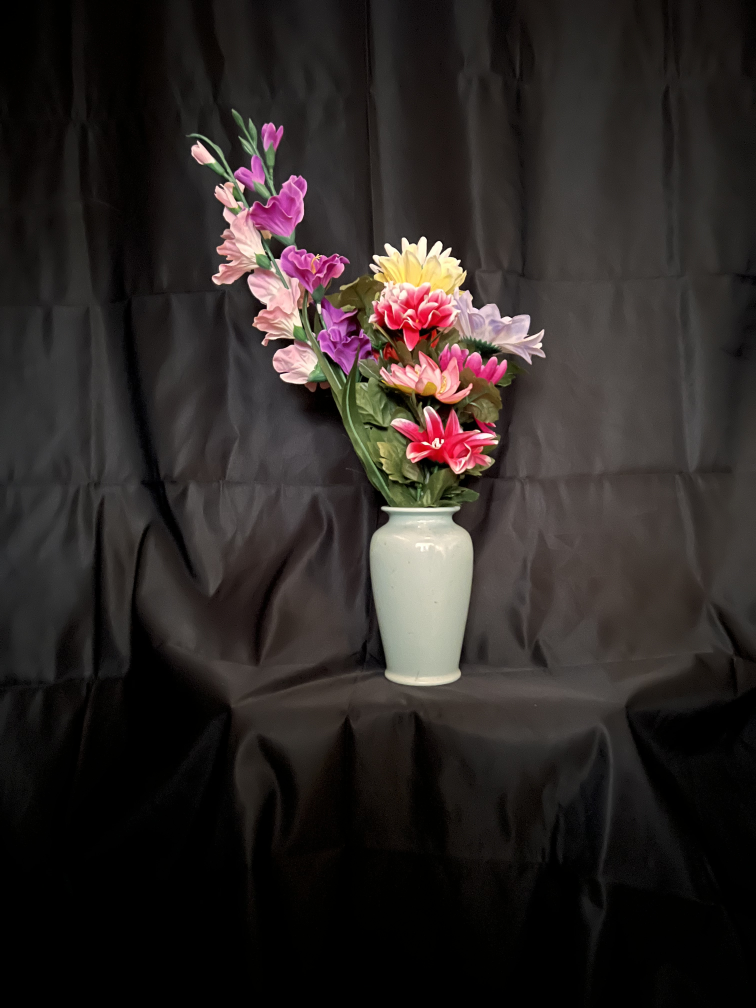
#> input picture test_images/prd1.jpg, 3024 x 4032 px (shown at 1/4 size)
$ python -i auto_crop.py   (imports and definitions only)
#> lines starting #> are read from the running program, lines starting #| are printed output that depends on the picture; after the words box and inside, x2 and y2 are one past the last pixel; in counts of white or black regions, pixels touching at a corner belong together
#> further down, picture is the input picture: shape (4032, 3024, 3); mean B, G, R 37.4, 39.3, 45.4
import os
import subprocess
import time
import signal
import cv2
import numpy as np

# 背景画像の保存パス
background_image_path = "./images/background.jpg"
output_folder = "./cropped_images/"  # トリミング画像の保存フォルダ
pixel_to_cm_ratio = 0.1  # ピクセルからcmへの変換比率（適宜調整）

# [53 lines left out: functions kill_gvfsd_gphoto2, take_picture, capture_background_image, not called in this run]

def preprocess_diff_image(diff_image):
    """
    微妙な背景のズレを除去するためにフィルタを適用し、閾値処理を行う関数
    """
    # ガウシアンブラーを適用してノイズを除去
    blurred = cv2.GaussianBlur(diff_image, (7, 7), 0)

    # グレースケール化
    gray = cv2.cvtColor(blurred, cv2.COLOR_BGR2GRAY)
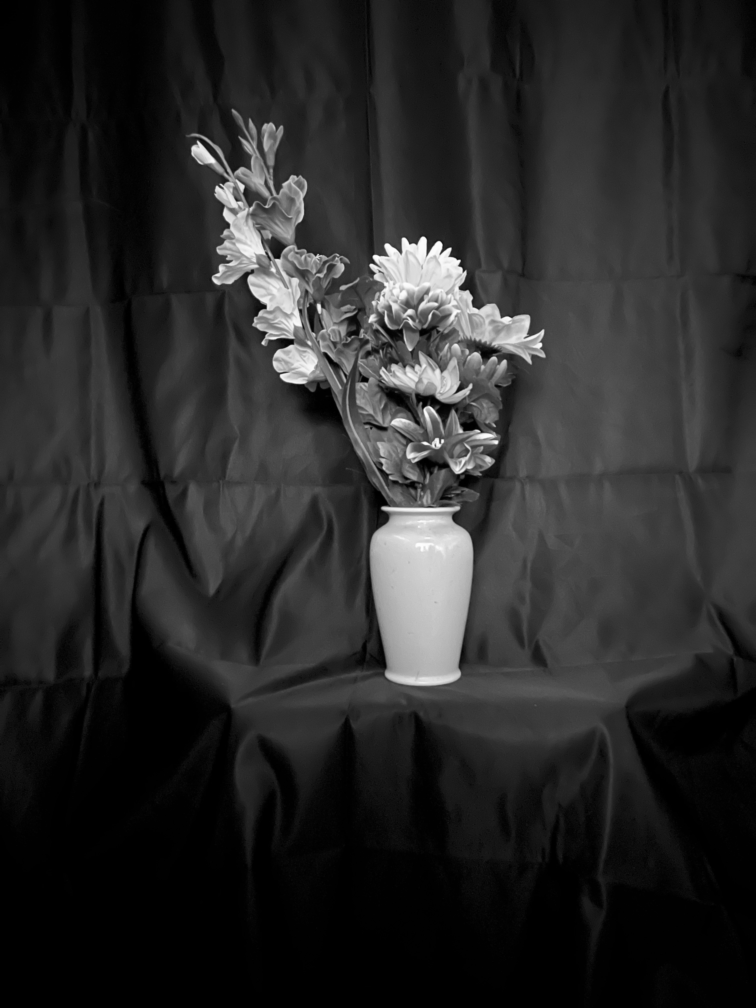
#> gray: shape (4032, 3024) (shown at 1/4 size); min 0, max 253, mean 40.9

    _, thresh = cv2.threshold(gray, 30, 255, cv2.THRESH_BINARY)
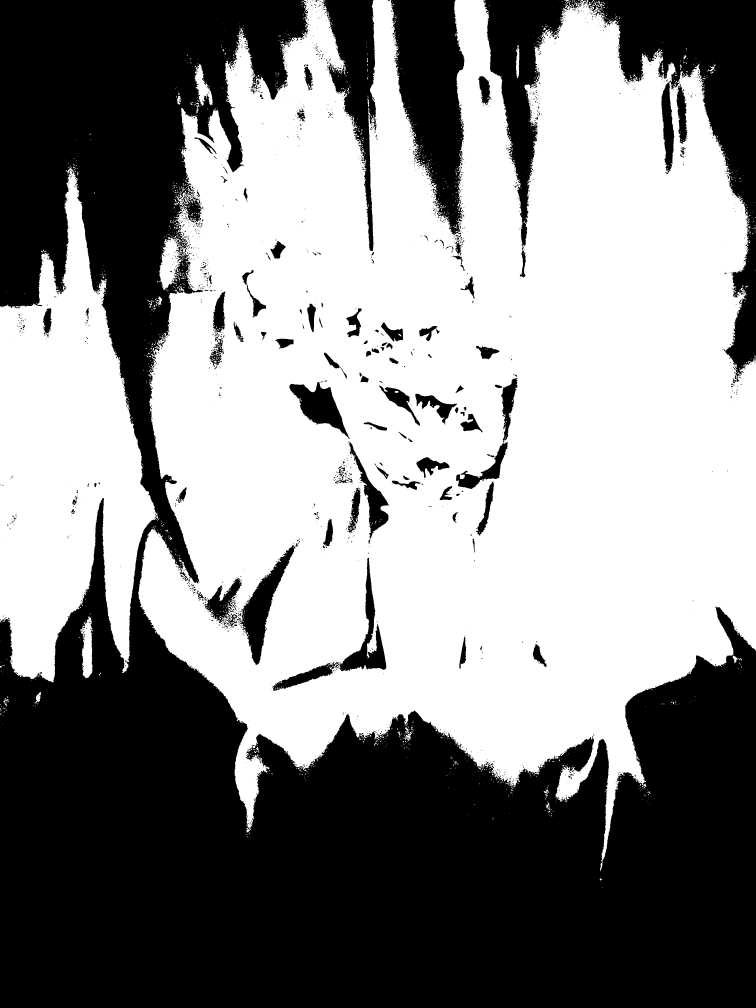
#> thresh: shape (4032, 3024) (shown at 1/4 size); 53.3% white; 2024 black regions (1665 under 20 px), largest, box (x1, y1, x2, y2) and area: (0, 0, 3024, 4032) 4769472, (2348, 0, 3024, 1527) 297563, (1562, 0, 1858, 940) 173360
    # 膨張と収縮を適用して商品を強調し、背景のノイズを削除
    kernel = np.ones((5, 5), np.uint8)  # カーネルサイズを調整
    dilated = cv2.dilate(thresh, kernel, iterations=5)
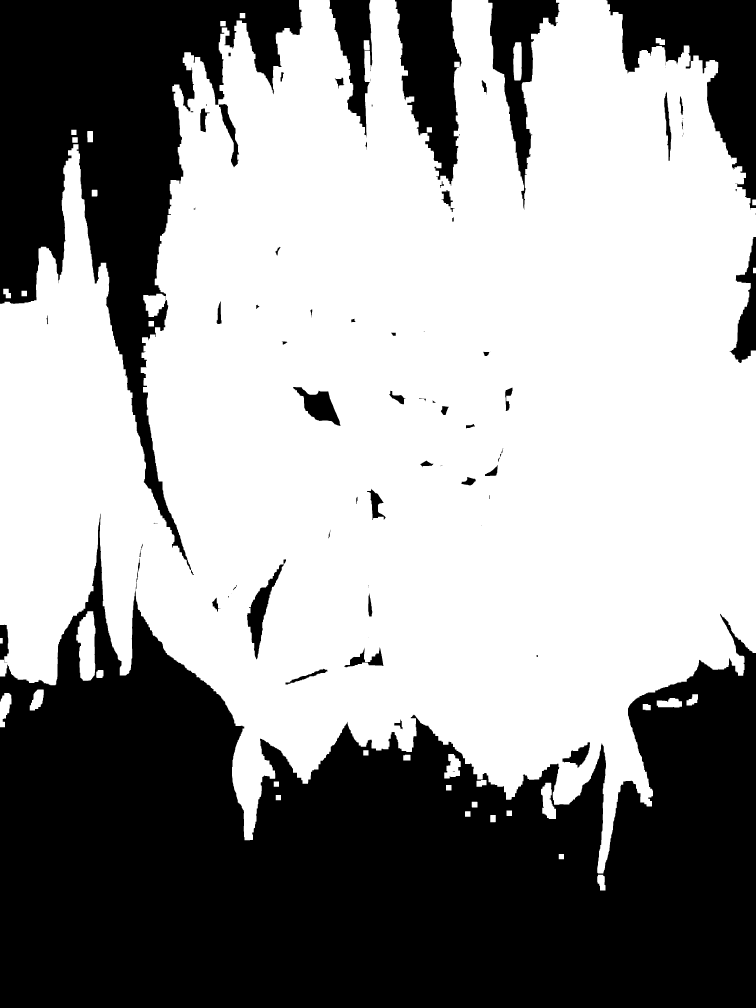
#> dilated: shape (4032, 3024) (shown at 1/4 size); 59.6% white; 83 black regions (21 under 20 px), largest, box (x1, y1, x2, y2) and area: (0, 2054, 3024, 4032) 3446549, (0, 0, 1210, 2300) 936449, (2425, 0, 3024, 840) 200293
    erode = cv2.erode(dilated, kernel, iterations=5)
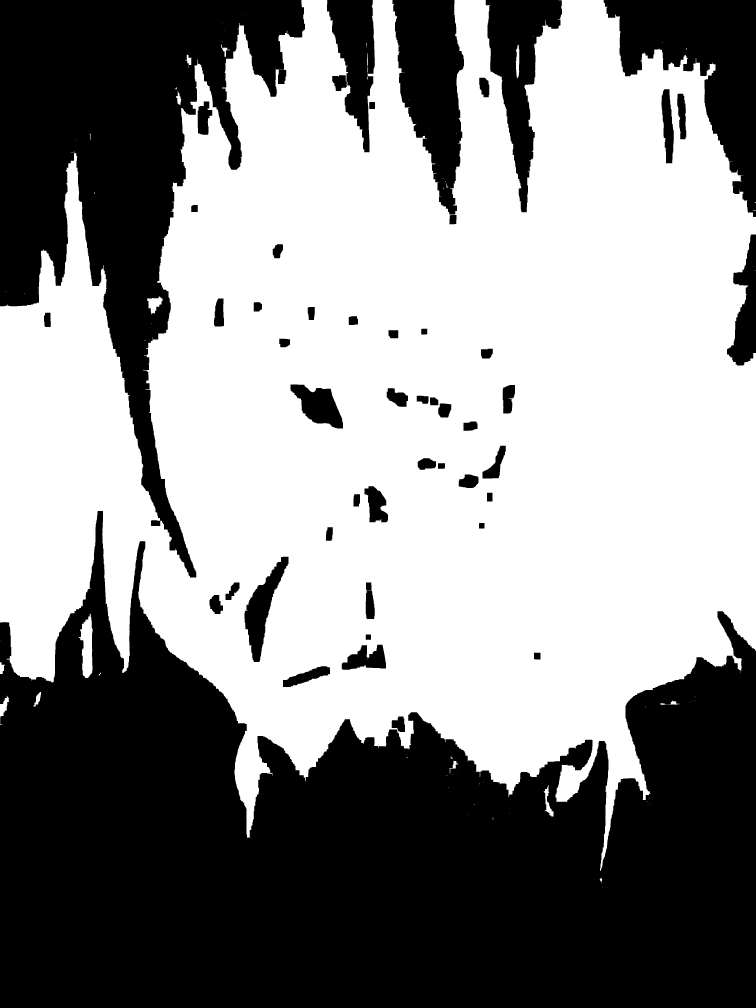
#> erode: shape (4032, 3024) (shown at 1/4 size); 55.6% white; 51 black regions, largest, box (x1, y1, x2, y2) and area: (0, 2044, 3024, 4032) 3613147, (0, 0, 1220, 2310) 1049397, (2415, 0, 3024, 868) 228055

    return erode

# [54 lines left out: functions detect_product, crop_and_save, not called in this run]

def estimate_product_height(rect, pixel_to_cm_ratio):
    _, _, _, h = rect
    return h * pixel_to_cm_ratio

# [25 lines left out: function main_loop, not called in this run]

# [2 lines not run here, left out]

>>> import cv2
>>> picture = cv2.imread('test_images/prd1.jpg')
>>> result = preprocess_diff_image(picture)
